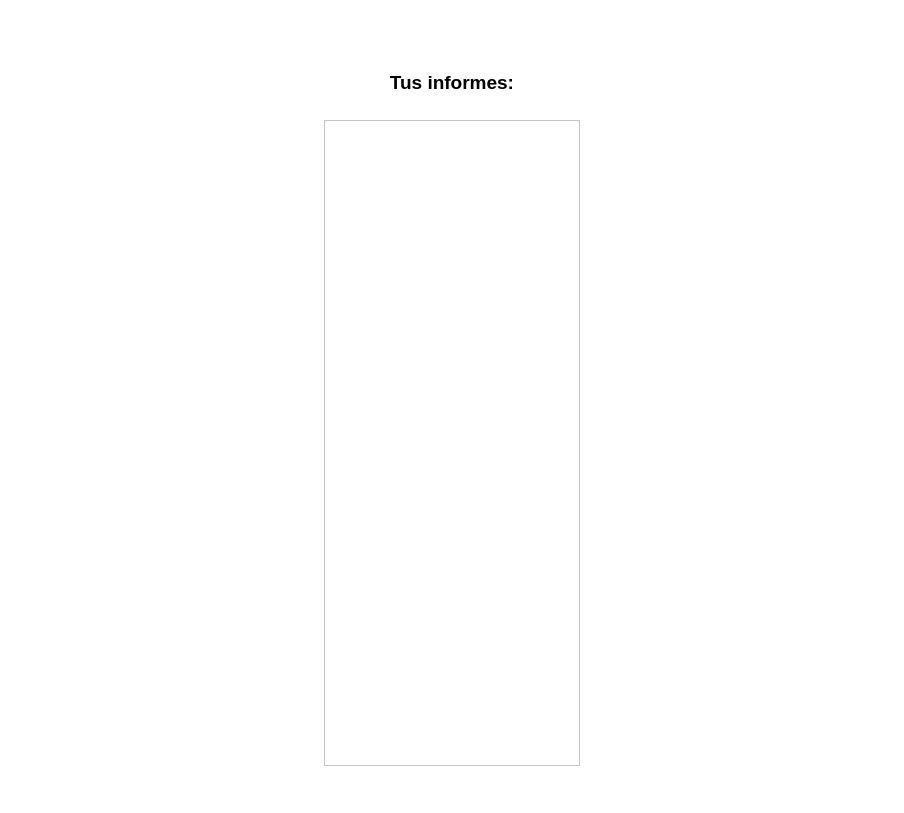
<?xml version="1.0" encoding="UTF-8"?>
<ui version="4.0">
 <class>MainWindow</class>
 <widget class="QMainWindow" name="MainWindow">
  <property name="geometry">
   <rect>
    <x>0</x>
    <y>0</y>
    <width>904</width>
    <height>813</height>
   </rect>
  </property>
  <property name="font">
   <font>
    <family>Arial</family>
    <italic>false</italic>
    <stylestrategy>PreferAntialias</stylestrategy>
   </font>
  </property>
  <property name="cursor">
   <cursorShape>ArrowCursor</cursorShape>
  </property>
  <property name="mouseTracking">
   <bool>false</bool>
  </property>
  <property name="windowTitle">
   <string>MainWindow</string>
  </property>
  <property name="autoFillBackground">
   <bool>false</bool>
  </property>
  <property name="styleSheet">
   <string notr="true">/* Pone el fondo de la ventana en blanco */
QMainWindow {
    background-color: #FFFFFF;
}

QWidget {
    background-color: white;
}


/* Estilo para las cajas de texto (DNI y Contraseña) */
QLineEdit {
    border: 2px solid #2980B9; /* Borde azul KiVet */
    border-radius: 5px;
    padding: 5px;
}</string>
  </property>
  <widget class="QWidget" name="centralwidget">
   <property name="styleSheet">
    <string notr="true"/>
   </property>
   <layout class="QHBoxLayout" name="horizontalLayout">
    <item>
     <spacer name="verticalSpacer_13">
      <property name="orientation">
       <enum>Qt::Vertical</enum>
      </property>
      <property name="sizeHint" stdset="0">
       <size>
        <width>20</width>
        <height>40</height>
       </size>
      </property>
     </spacer>
    </item>
    <item>
     <spacer name="verticalSpacer_17">
      <property name="orientation">
       <enum>Qt::Vertical</enum>
      </property>
      <property name="sizeHint" stdset="0">
       <size>
        <width>20</width>
        <height>40</height>
       </size>
      </property>
     </spacer>
    </item>
    <item>
     <spacer name="verticalSpacer_21">
      <property name="orientation">
       <enum>Qt::Vertical</enum>
      </property>
      <property name="sizeHint" stdset="0">
       <size>
        <width>20</width>
        <height>40</height>
       </size>
      </property>
     </spacer>
    </item>
    <item>
     <spacer name="horizontalSpacer_3">
      <property name="orientation">
       <enum>Qt::Horizontal</enum>
      </property>
      <property name="sizeHint" stdset="0">
       <size>
        <width>40</width>
        <height>20</height>
       </size>
      </property>
     </spacer>
    </item>
    <item>
     <widget class="QWidget" name="widget_5" native="true">
      <property name="styleSheet">
       <string notr="true"/>
      </property>
      <layout class="QVBoxLayout" name="verticalLayout_5">
       <item>
        <widget class="QWidget" name="widget_6" native="true">
         <property name="font">
          <font>
           <kerning>true</kerning>
          </font>
         </property>
         <property name="cursor">
          <cursorShape>ArrowCursor</cursorShape>
         </property>
         <property name="focusPolicy">
          <enum>Qt::NoFocus</enum>
         </property>
         <layout class="QHBoxLayout" name="horizontalLayout_2">
          <item>
           <widget class="QLabel" name="label_5">
            <property name="text">
             <string/>
            </property>
           </widget>
          </item>
          <item>
           <widget class="QLabel" name="label_6">
            <property name="text">
             <string/>
            </property>
           </widget>
          </item>
          <item>
           <spacer name="horizontalSpacer">
            <property name="orientation">
             <enum>Qt::Horizontal</enum>
            </property>
            <property name="sizeHint" stdset="0">
             <size>
              <width>40</width>
              <height>20</height>
             </size>
            </property>
           </spacer>
          </item>
          <item>
           <widget class="QLabel" name="label_8">
            <property name="text">
             <string/>
            </property>
           </widget>
          </item>
          <item>
           <widget class="QLabel" name="label_3">
            <property name="maximumSize">
             <size>
              <width>800</width>
              <height>1000</height>
             </size>
            </property>
            <property name="font">
             <font>
              <weight>50</weight>
              <bold>false</bold>
             </font>
            </property>
            <property name="layoutDirection">
             <enum>Qt::LeftToRight</enum>
            </property>
            <property name="text">
             <string/>
            </property>
            <property name="pixmap">
             <pixmap resource="../imagenes/recursos.qrc">:/imagenes/logoKiVet.jpg</pixmap>
            </property>
            <property name="scaledContents">
             <bool>true</bool>
            </property>
            <property name="alignment">
             <set>Qt::AlignCenter</set>
            </property>
            <property name="wordWrap">
             <bool>false</bool>
            </property>
            <property name="indent">
             <number>-1</number>
            </property>
            <property name="openExternalLinks">
             <bool>false</bool>
            </property>
           </widget>
          </item>
          <item>
           <spacer name="horizontalSpacer_2">
            <property name="orientation">
             <enum>Qt::Horizontal</enum>
            </property>
            <property name="sizeHint" stdset="0">
             <size>
              <width>40</width>
              <height>20</height>
             </size>
            </property>
           </spacer>
          </item>
          <item>
           <widget class="QLabel" name="label_9">
            <property name="text">
             <string/>
            </property>
           </widget>
          </item>
          <item>
           <widget class="QLabel" name="label_7">
            <property name="text">
             <string/>
            </property>
           </widget>
          </item>
          <item>
           <widget class="QLabel" name="label_4">
            <property name="text">
             <string/>
            </property>
           </widget>
          </item>
         </layout>
        </widget>
       </item>
       <item>
        <widget class="QWidget" name="widget_7" native="true">
         <property name="styleSheet">
          <string notr="true">/* Le da el color naranja corporativo al botón principal */
QPushButton#btnVerInformes {
    background-color: #FF8C00;
    color: white;
    border-radius: 8px; /* Redondea los bordes */
    padding: 10px;
    font-weight: bold;
    font-size: 14px;
}

/* Efecto para cuando el usuario pase el dedo/ratón por encima */
QPushButton#btnVerInformes:hover {
    background-color: #E67E22;
}</string>
         </property>
         <layout class="QVBoxLayout" name="verticalLayout_2">
          <item>
           <widget class="QLabel" name="label">
            <property name="font">
             <font>
              <pointsize>14</pointsize>
              <weight>75</weight>
              <bold>true</bold>
             </font>
            </property>
            <property name="text">
             <string>Tus informes:</string>
            </property>
            <property name="alignment">
             <set>Qt::AlignCenter</set>
            </property>
           </widget>
          </item>
          <item>
           <spacer name="horizontalSpacer_7">
            <property name="orientation">
             <enum>Qt::Horizontal</enum>
            </property>
            <property name="sizeHint" stdset="0">
             <size>
              <width>40</width>
              <height>20</height>
             </size>
            </property>
           </spacer>
          </item>
          <item>
           <widget class="QTableWidget" name="tablaInformes"/>
          </item>
          <item>
           <spacer name="horizontalSpacer_9">
            <property name="orientation">
             <enum>Qt::Horizontal</enum>
            </property>
            <property name="sizeHint" stdset="0">
             <size>
              <width>40</width>
              <height>20</height>
             </size>
            </property>
           </spacer>
          </item>
         </layout>
        </widget>
       </item>
      </layout>
     </widget>
    </item>
    <item>
     <spacer name="horizontalSpacer_6">
      <property name="orientation">
       <enum>Qt::Horizontal</enum>
      </property>
      <property name="sizeHint" stdset="0">
       <size>
        <width>40</width>
        <height>20</height>
       </size>
      </property>
     </spacer>
    </item>
    <item>
     <spacer name="verticalSpacer_22">
      <property name="orientation">
       <enum>Qt::Vertical</enum>
      </property>
      <property name="sizeHint" stdset="0">
       <size>
        <width>20</width>
        <height>40</height>
       </size>
      </property>
     </spacer>
    </item>
    <item>
     <spacer name="verticalSpacer_14">
      <property name="orientation">
       <enum>Qt::Vertical</enum>
      </property>
      <property name="sizeHint" stdset="0">
       <size>
        <width>20</width>
        <height>40</height>
       </size>
      </property>
     </spacer>
    </item>
    <item>
     <spacer name="verticalSpacer_18">
      <property name="orientation">
       <enum>Qt::Vertical</enum>
      </property>
      <property name="sizeHint" stdset="0">
       <size>
        <width>20</width>
        <height>40</height>
       </size>
      </property>
     </spacer>
    </item>
   </layout>
  </widget>
 </widget>
 <resources>
  <include location="../imagenes/recursos.qrc"/>
 </resources>
 <connections/>
</ui>
